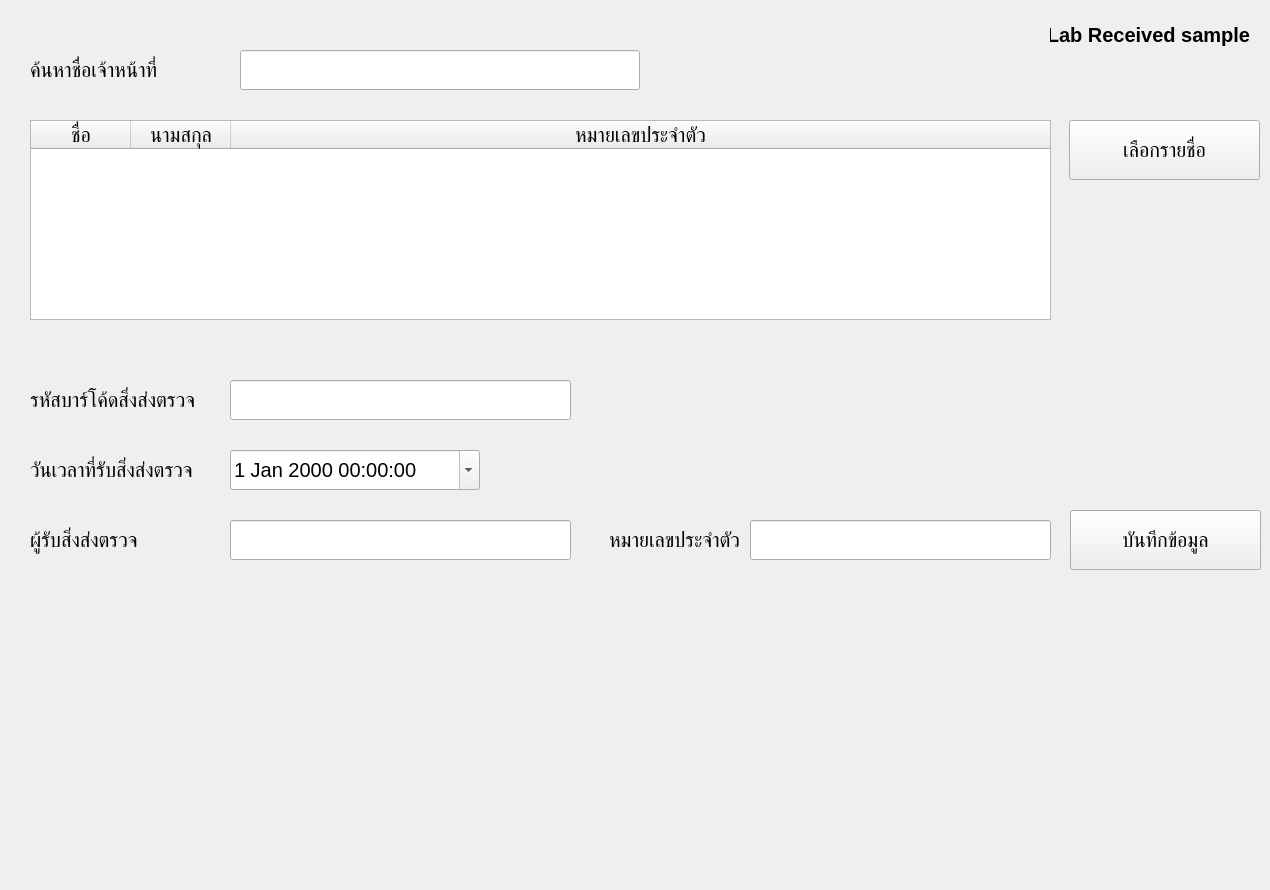
<?xml version="1.0" encoding="UTF-8"?>
<ui version="4.0">
 <class>lab_received_MainWindow</class>
 <widget class="QWidget" name="lab_received_MainWindow">
  <property name="geometry">
   <rect>
    <x>0</x>
    <y>0</y>
    <width>1270</width>
    <height>890</height>
   </rect>
  </property>
  <property name="windowTitle">
   <string>Lab Received Sample</string>
  </property>
  <property name="styleSheet">
   <string/>
  </property>
  <widget class="QLabel" name="label_title">
   <property name="geometry">
    <rect>
     <x>1050</x>
     <y>20</y>
     <width>200</width>
     <height>30</height>
    </rect>
   </property>
   <property name="font">
    <font>
     <pointsize>15</pointsize>
     <bold>true</bold>
    </font>
   </property>
   <property name="text">
    <string>Lab Received sample</string>
   </property>
   <property name="alignment">
    <set>Qt::AlignmentFlag::AlignRight|Qt::AlignmentFlag::AlignTrailing|Qt::AlignmentFlag::AlignVCenter</set>
   </property>
  </widget>
  <widget class="QLabel" name="label_search">
   <property name="geometry">
    <rect>
     <x>30</x>
     <y>50</y>
     <width>200</width>
     <height>40</height>
    </rect>
   </property>
   <property name="font">
    <font>
     <pointsize>15</pointsize>
    </font>
   </property>
   <property name="text">
    <string>ค้นหาชื่อเจ้าหน้าที่</string>
   </property>
  </widget>
  <widget class="QLineEdit" name="le_search">
   <property name="geometry">
    <rect>
     <x>240</x>
     <y>50</y>
     <width>400</width>
     <height>40</height>
    </rect>
   </property>
   <property name="font">
    <font>
     <pointsize>15</pointsize>
    </font>
   </property>
  </widget>
  <widget class="QTableWidget" name="table_staff">
   <property name="geometry">
    <rect>
     <x>30</x>
     <y>120</y>
     <width>1021</width>
     <height>200</height>
    </rect>
   </property>
   <property name="font">
    <font>
     <pointsize>15</pointsize>
    </font>
   </property>
   <attribute name="horizontalHeaderStretchLastSection">
    <bool>true</bool>
   </attribute>
   <column>
    <property name="text">
     <string>ชื่อ</string>
    </property>
   </column>
   <column>
    <property name="text">
     <string>นามสกุล</string>
    </property>
   </column>
   <column>
    <property name="text">
     <string>หมายเลขประจำตัว</string>
    </property>
   </column>
  </widget>
  <widget class="QPushButton" name="btn_select">
   <property name="geometry">
    <rect>
     <x>1069</x>
     <y>120</y>
     <width>191</width>
     <height>60</height>
    </rect>
   </property>
   <property name="font">
    <font>
     <pointsize>15</pointsize>
    </font>
   </property>
   <property name="text">
    <string>เลือกรายชื่อ</string>
   </property>
  </widget>
  <widget class="QLabel" name="label_barcode">
   <property name="geometry">
    <rect>
     <x>30</x>
     <y>380</y>
     <width>250</width>
     <height>40</height>
    </rect>
   </property>
   <property name="font">
    <font>
     <pointsize>15</pointsize>
    </font>
   </property>
   <property name="text">
    <string>รหัสบาร์โค้ดสิ่งส่งตรวจ</string>
   </property>
  </widget>
  <widget class="QLineEdit" name="le_barcode">
   <property name="geometry">
    <rect>
     <x>230</x>
     <y>380</y>
     <width>341</width>
     <height>40</height>
    </rect>
   </property>
   <property name="font">
    <font>
     <pointsize>15</pointsize>
    </font>
   </property>
  </widget>
  <widget class="QLabel" name="label_datetime">
   <property name="geometry">
    <rect>
     <x>30</x>
     <y>450</y>
     <width>250</width>
     <height>40</height>
    </rect>
   </property>
   <property name="font">
    <font>
     <pointsize>15</pointsize>
    </font>
   </property>
   <property name="text">
    <string>วันเวลาที่รับสิ่งส่งตรวจ</string>
   </property>
  </widget>
  <widget class="QDateTimeEdit" name="dt_received">
   <property name="geometry">
    <rect>
     <x>230</x>
     <y>450</y>
     <width>250</width>
     <height>40</height>
    </rect>
   </property>
   <property name="font">
    <font>
     <pointsize>15</pointsize>
    </font>
   </property>
   <property name="calendarPopup">
    <bool>true</bool>
   </property>
  </widget>
  <widget class="QLabel" name="label_receiver">
   <property name="geometry">
    <rect>
     <x>30</x>
     <y>520</y>
     <width>250</width>
     <height>40</height>
    </rect>
   </property>
   <property name="font">
    <font>
     <pointsize>15</pointsize>
    </font>
   </property>
   <property name="text">
    <string>ผู้รับสิ่งส่งตรวจ</string>
   </property>
  </widget>
  <widget class="QLineEdit" name="le_receiver">
   <property name="geometry">
    <rect>
     <x>230</x>
     <y>520</y>
     <width>341</width>
     <height>40</height>
    </rect>
   </property>
   <property name="font">
    <font>
     <pointsize>15</pointsize>
    </font>
   </property>
  </widget>
  <widget class="QLabel" name="label_receiver_id">
   <property name="geometry">
    <rect>
     <x>540</x>
     <y>520</y>
     <width>200</width>
     <height>40</height>
    </rect>
   </property>
   <property name="font">
    <font>
     <pointsize>15</pointsize>
    </font>
   </property>
   <property name="text">
    <string>หมายเลขประจำตัว</string>
   </property>
   <property name="alignment">
    <set>Qt::AlignmentFlag::AlignRight|Qt::AlignmentFlag::AlignTrailing|Qt::AlignmentFlag::AlignVCenter</set>
   </property>
  </widget>
  <widget class="QLineEdit" name="le_receiver_id">
   <property name="geometry">
    <rect>
     <x>750</x>
     <y>520</y>
     <width>301</width>
     <height>40</height>
    </rect>
   </property>
   <property name="font">
    <font>
     <pointsize>15</pointsize>
    </font>
   </property>
  </widget>
  <widget class="QPushButton" name="btn_save">
   <property name="geometry">
    <rect>
     <x>1070</x>
     <y>510</y>
     <width>191</width>
     <height>60</height>
    </rect>
   </property>
   <property name="font">
    <font>
     <pointsize>15</pointsize>
    </font>
   </property>
   <property name="text">
    <string>บันทึกข้อมูล</string>
   </property>
  </widget>
 </widget>
 <resources/>
 <connections/>
</ui>
